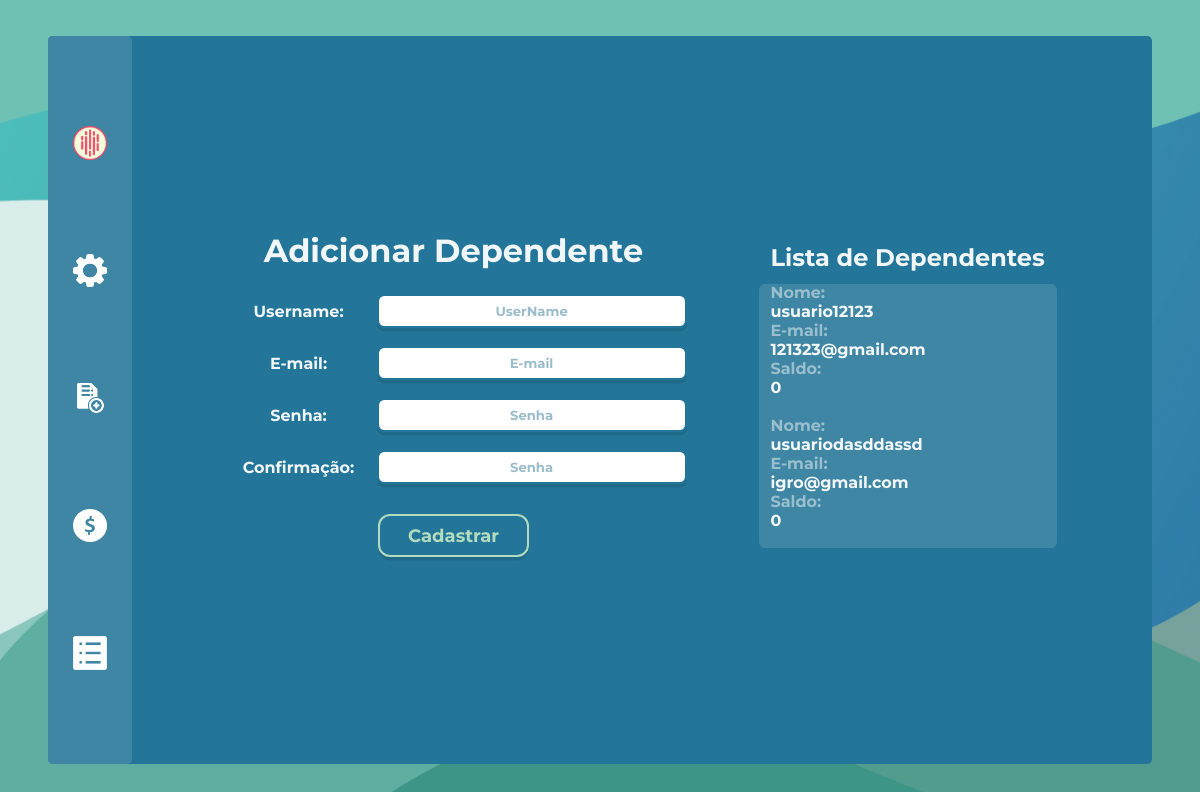
The app's page /adicionarDependente (signed in) with its own data.
### projeto/models.py (models this page shows, shortened)
class Dependente(db.Model, UserMixin):
    id = db.Column(db.Integer, primary_key=True, autoincrement=True)
    saldo = db.Column(db.Integer, nullable=False, unique=False, default=0)
    usuario = db.Column(db.String(length=30), nullable=False, unique=True)
    email = db.Column(db.String(length=30), nullable=False, unique=True)
    senha = db.Column(db.String(length=30), nullable=False)
    idResponsavel = db.Column(db.Integer)
    imagemPerfil = db.Column(db.LargeBinary)  # ATRIBUTO PARA IMAGEM
    user_type = 'dependente'
    @property
    def senhacrip(self):
        return self.senhacrip

### projeto/routes.py (the view, shortened to what this page needs)
@app.route('/adicionarDependente', methods=['GET', 'POST'])
@login_required
def adicionarDependente():
    form = CadastroForm()
    dependentes = Dependente.query.filter_by(idResponsavel=current_user.id).all()
    return render_template("adicionarDependente.html", form=form, dependentes=dependentes)

### projeto/forms.py (shortened to what this page needs)
class CadastroForm(FlaskForm):
    usuario = StringField(label='Username:', validators=[Length(min=2, max=30), DataRequired()])
    email = StringField(label='E-mail:', validators=[DataRequired()])
    senha1 = PasswordField(label='Senha:', validators=[Length(min=4), DataRequired()])
    senha2 = PasswordField(label='Confirmação:', validators=[DataRequired()])
    submit = SubmitField(label='Cadastrar')

### projeto/models.py (called while the page is built)
@login_manager.user_loader
def load_user(user_id):
    user_type = session.get('user_type')
    if user_type == 'responsavel':
        return Responsavel.query.get(int(user_id))
    elif user_type == 'dependente':
        return Dependente.query.get(int(user_id))
    elif user_type == 'funcionario':
        return Funcionario.query.get(int(user_id))
    return None

### projeto/templates/adicionarDependente.html (shortened to what this page needs)
<!DOCTYPE html>
<html lang="en">
<head>
    <link rel="stylesheet" href="{{url_for('static', filename='style.css')}}">
    <link rel="stylesheet" src="https://cdn.jsdelivr.net/npm/bootstrap@5.3.2/dist/css/bootstrap.min.css">
</head>
<body>
    <div class="container">
        <div class="sidebarResponsavel">
            <div><a href="{{url_for('homeResponsavel')}}"><img src="{{url_for('static', filename='imagens/RealLove.png')}}"><p style="text-align:center">MySnack</a></p></div>
            <div><a href="{{url_for('adicionarDependente')}}"><img src="{{url_for('static', filename='imagens/config.png')}}"><p>CADASTRAR</a></p></div>
            <div><a href="{{url_for('escolherDependente')}}"><img src="{{url_for('static', filename='imagens/registro.png')}}"><p>GERENCIAR</a></p></div>
            <div><a href="{{url_for('adicionarSaldoResponsavel')}}"><img src="{{url_for('static', filename='imagens/dolar.png')}}"><p>DEPOSITAR</a></p></div>
            <div><a href="{{url_for('PerfilPage')}}"><img src="{{url_for('static', filename='imagens/Historico.svg')}}"><p>PERFIL</a></p></div>
        </div>
    {%block conteudo%}
        <div class="bodyDependente">
            <div class="bodyaddDependente">
                <div class="containerCadastroDependente">
                    <h1>
                        Adicionar Dependente
                    </h1>
                    <form method="POST" class="formsDependente" style="color: whitesmoke;">
                    <div class="flex">
                        {{form.usuario.label(class="labelLogin")}}
                        {{form.usuario(class="formsLoginBox", placeholder="UserName")}}
                    </div>
                    <div class="flex">
                        {{form.email.label(class="labelLogin")}}
                        {{form.email(class="formsLoginBox", placeholder="E-mail")}}
                    </div>
                    <div class="flex">
                        {{form.senha1.label(class="labelLogin")}}
                        {{form.senha1(class="formsLoginBox", placeholder="Senha")}}
                    </div>
                    <div class="flex">
                        {{form.senha2.label(class="labelLogin")}}
                        {{form.senha2(class="formsLoginBox", placeholder="Senha")}}
                    </div>
                        {{form.submit(class="botãoContainer1")}}
                    </form>
                </div>
                <div class="listaDependentes">
                    <h1>Lista de Dependentes</h1>
                    <div class="dadosListaDependentes">
                    {% for i in dependentes%}
                        <p>Nome: <p class="saldoText">{{ i.usuario}}</p></p>
                        <p>E-mail: <p class="saldoText">{{ i.email}}</p></p>
                        <p>Saldo: <p class="saldoText">{{ i.saldo}}</p></p>
                        <br>
                    {% endfor%}
            </div>
            {%endblock%}
        </div>
    </div>
</body>
</html>

### projeto/static/style.css (style rules this page uses)
* { padding: 0; margin: 0; font-family: "Montserrat"; font-weight: bold; color: #ffffffef; }
.botãoContainer1 { box-shadow:rgba(0, 0, 0, 0.1) 0px 0.3vw; font-weight: 700; color: #b2dbbf; font-size: 1.5vw; text-align: center; background-color: #237699; padding: 0.7vw; padding-inline: 2.3vw; max-width: fit-content; border-radius: 1vw; border: solid #b2dbbf 0.2vw; margin-block: 1vw; }
.dadosListaDependentes p { color: #ffffff79; }
.dadosListaDependentes .saldoText { color: #ffffffef; }
body { background-color: rgb(112, 112, 112); height: calc(100vh - var(--margin-principal) * 2); background-image: url(imagens/FotoFundo1.png); background-size: cover; height: 100vh; overflow-y: hidden; }
:root { --margin-principal: 3vw; --margin-principal-inline: 4vw; }
a { text-decoration: none; }
.container { display: flex; flex-direction: row; height: calc(100vh - var(--margin-principal) * 2); margin-top: var(--margin-principal); margin-inline: var(--margin-principal-inline); margin-bottom: var(--margin-principal); background-color: #237699; overflow: auto; border-radius: 0.4vw; }
.bodyaddDependente { display: flex; flex-direction: row; width: 100%; justify-content: center; align-items: start; gap:6vw; }
.container { width: 92%; }
.containerLogin, .containerCadastro, .containerCadastroDependente, .containerAdicionarSaldo { display: flex; flex-direction: column; }
.containerCadastroDependente { width: fit-content; }
.formsDependente { width: fit-content; display: flex; flex-direction: column; gap:1.5vw; align-items: center; }
.formsDependente .flex .labelLogin { width: 23vw; }
.formsDependente .flex { align-items: center; }
.formsLoginBox { width: 110%; border: 0; height: 2.5vw; font-size: 1.1vw; color: #000; border: #237699 solid 0.2vw; box-shadow:rgba(0, 0, 0, 0.1) 0px 0.3vw; border-radius: 0.6vw; }
input { padding: 0px; padding-inline: 8px; }
.formsDependente ::placeholder { text-align: center; color: #9abccc; border: 0; }
form { display: flex; flex-direction: column; }
.flex { display: flex; }
.containerAdicionarSaldo, .containerCadastroDependente { text-align: center; display: flex; justify-content: center; gap:2vw; align-items: center; height: 100%; }
.sidebarResponsavel { display: flex; flex-direction: column; width: 7%; background-color: hsl(197, 45%, 44%); position: absolute; border-radius: 0.4vw; height: calc(100vh - var(--margin-principal) * 2); justify-content: space-evenly; align-items: center; }
.dadosListaDependentes { display: flex; flex-direction: column; padding: 1vw; background-color: hsl(197, 45%, 44%); border-radius: 0.5vw; justify-content: center; }
.dadosListaDependentes { overflow: hidden; max-height: 20vw; overflow-y: scroll; }
.listaDependentes h1 { margin: 1vw; font-size: 2vw; }
.bodyDependente { gap:5vw; margin-left: 8.5%; display: flex; flex-direction: column; align-items: center; justify-content: center; width: 90%; }
.sidebarResponsavel { transition: 0.7s; align-items: center; align-items: flex-start; }
.sidebarResponsavel div { margin-left: 2.1vw; gap: 1vw; }
.sidebarResponsavel div { display: flex; align-items: center; }
.sidebarResponsavel img { width: 2.8vw; height: 2.8vw; }

### records on screen
Dependente: usuario "usuario12123", email "121323@gmail.com", saldo "0"
Dependente: usuario "usuariodasddassd", email "igro@gmail.com", saldo "0"
